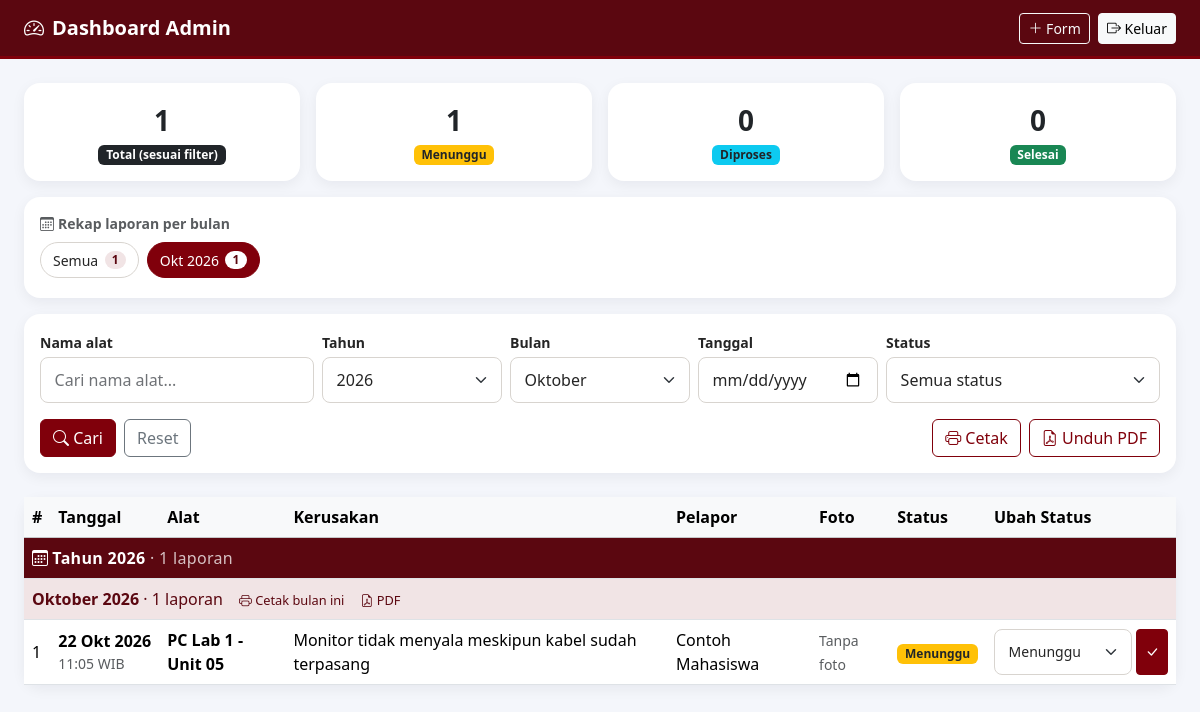
Page /admin.php?tahun=2026&bulan=10 (signed in) on the committed database.
### tables this page shows
CREATE TABLE IF NOT EXISTS `laporan` (
  `id` INT NOT NULL AUTO_INCREMENT,
  `nama_alat` VARCHAR(150) NOT NULL,
  `jenis_kerusakan` TEXT NOT NULL,
  `nama_pelapor` VARCHAR(100) NOT NULL,
  `tanggal_laporan` TIMESTAMP NOT NULL DEFAULT CURRENT_TIMESTAMP,
  `foto_bukti` VARCHAR(255) NULL DEFAULT NULL,
  `status` ENUM('Menunggu','Diproses','Selesai') NOT NULL DEFAULT 'Menunggu',
  `keterangan` TEXT NULL,
  PRIMARY KEY (`id`),
  KEY `idx_nama_alat` (`nama_alat`),
  KEY `idx_tanggal` (`tanggal_laporan`),
  KEY `idx_status` (`status`)
);

### helper_laporan.php (called while the page is built, shortened)
<?php
function filter_laporan($src) {
    $f = ['q' => trim((string)($src['q'] ?? '')), 'tahun' => 0, 'bulan' => 0, 'tanggal' => '', 'status' => ''];
    $t = filter_var($src['tahun'] ?? null, FILTER_VALIDATE_INT, ['options' => ['min_range' => 2000, 'max_range' => 2100]]);
    if ($t) { $f['tahun'] = $t; }
    $b = filter_var($src['bulan'] ?? null, FILTER_VALIDATE_INT, ['options' => ['min_range' => 1, 'max_range' => 12]]);
    if ($b) { $f['bulan'] = $b; }
    $tg = trim((string)($src['tanggal'] ?? ''));
    $s = trim((string)($src['status'] ?? ''));
    return $f;
}
function query_laporan($db, $f) {
    $where = []; $params = []; $types = '';
    if ($f['tahun']) {
        $where[] = 'YEAR(tanggal_laporan) = ?';
        $params[] = $f['tahun']; $types .= 'i';
    }
    if ($f['bulan']) {
        $where[] = 'MONTH(tanggal_laporan) = ?';
        $params[] = $f['bulan']; $types .= 'i';
    }
    $sql = 'SELECT id, nama_alat, jenis_kerusakan, nama_pelapor, tanggal_laporan, foto_bukti, status, keterangan FROM laporan'
         . ($where ? ' WHERE ' . implode(' AND ', $where) : '')
         . ' ORDER BY tanggal_laporan DESC, id DESC';
    $stmt = $db->prepare($sql);
    if ($params) { $stmt->bind_param($types, ...$params); }
    $stmt->execute();
    $rows = $stmt->get_result()->fetch_all(MYSQLI_ASSOC);
    return $rows;
}
function rekap_bulanan($db) {
    $out = [];
    $res = $db->query('SELECT YEAR(tanggal_laporan) AS y, MONTH(tanggal_laporan) AS m, COUNT(*) AS c
                       FROM laporan GROUP BY y, m ORDER BY y DESC, m DESC');
    while ($r = $res->fetch_assoc()) {
        $out[] = ['tahun' => (int)$r['y'], 'bulan' => (int)$r['m'], 'jumlah' => (int)$r['c']];
    }
    return $out;
}
function tanggal_id($ts, $singkat = false) {
    $b = NAMA_BULAN[(int)date('n', $ts)];
    if ($singkat) { $b = substr($b, 0, 3); }
    return date('j', $ts) . ' ' . $b . ' ' . date('Y', $ts);
}
function qs_filter($f) {
    return http_build_query(array_filter($f, function ($v) { return $v !== '' && $v !== 0; }));
}
function url_cetak($f, $aksi = '') {
    $qs = qs_filter($f);
    if ($aksi !== '') { $qs .= ($qs !== '' ? '&' : '') . 'aksi=' . $aksi; }
    return 'cetak.php' . ($qs !== '' ? '?' . $qs : '');
}
function hitung_status($rows) {
    $c = ['Menunggu' => 0, 'Diproses' => 0, 'Selesai' => 0];
    foreach ($rows as $r) { if (isset($c[$r['status']])) { $c[$r['status']]++; } }
    return $c;
}

### koneksi.php (called while the page is built, shortened)
<?php
function e($str) {
    return htmlspecialchars((string)$str, ENT_QUOTES, 'UTF-8');
}

### admin.php (the view, shortened to what this page needs)
<?php
require __DIR__ . '/koneksi.php';
require __DIR__ . '/helper_laporan.php';
?>
<?php
$f      = filter_laporan($_GET);
$rows   = query_laporan($koneksi, $f);
$rekap  = rekap_bulanan($koneksi);
$tahunTersedia = array_values(array_unique(array_column($rekap, 'tahun')));
$count  = hitung_status($rows);
$total  = count($rows);
$perTahun = []; $perBulan = [];
foreach ($rows as $r) {
    $ts = strtotime($r['tanggal_laporan']);
    $y = (int)date('Y', $ts);
    $ym = $y . '-' . (int)date('n', $ts);
    $perTahun[$y] = ($perTahun[$y] ?? 0) + 1;
    $perBulan[$ym] = ($perBulan[$ym] ?? 0) + 1;
}
$badge = ['Menunggu' => 'warning text-dark', 'Diproses' => 'info text-dark', 'Selesai' => 'success'];
$adaFilter = qs_filter($f) !== '';
?>
<!DOCTYPE html>
<html lang="id">
<head>
  <link href="https://cdn.jsdelivr.net/npm/bootstrap@5.3.3/dist/css/bootstrap.min.css" rel="stylesheet">
  <link href="assets/tema.css?v=<?= (int)@filemtime(__DIR__ . '/assets/tema.css') ?>" rel="stylesheet">
  <link href="https://cdn.jsdelivr.net/npm/bootstrap-icons@1.11.3/font/bootstrap-icons.min.css" rel="stylesheet">
</head>
<body>
<nav class="navbar navbar-dark" style="background:#5B0710;border-bottom:3px solid #80000B">
  <div class="container-fluid px-3 px-md-4">
    <span class="navbar-brand fw-semibold"><i class="bi bi-speedometer2 me-2"></i>Dashboard Admin</span>
    <div>
      <a href="index.php" class="btn btn-sm btn-outline-light me-1"><i class="bi bi-plus-lg"></i> Form</a>
      <a href="?logout=1" class="btn btn-sm btn-light"><i class="bi bi-box-arrow-right"></i> Keluar</a>
    </div>
  </div>
</nav>
<main class="container-fluid px-3 px-md-4 py-4">
  <div class="row g-3 mb-3">
    <div class="col-6 col-md-3"><div class="card stat"><div class="card-body py-3 text-center">
      <div class="fs-3 fw-bold"><?= $total ?></div><span class="badge bg-dark">Total<?= $adaFilter ? ' (sesuai filter)' : '' ?></span>
    </div></div></div>
    <?php foreach ($count as $s => $n): ?>
      <div class="col-6 col-md-3"><div class="card stat"><div class="card-body py-3 text-center">
        <div class="fs-3 fw-bold"><?= $n ?></div><span class="badge bg-<?= $badge[$s] ?>"><?= e($s) ?></span>
      </div></div></div>
    <?php endforeach; ?>
  </div>
  <div class="card stat mb-3"><div class="card-body py-3">
    <div class="small text-muted fw-semibold mb-2"><i class="bi bi-calendar3 me-1"></i>Rekap laporan per bulan</div>
    <?php if (!$rekap): ?>
      <div class="text-muted small">Belum ada laporan masuk.</div>
    <?php else: ?>
      <div class="d-flex gap-2 overflow-auto pb-1">
        <a class="chip <?= !$f['tahun'] && !$f['bulan'] ? 'aktif' : '' ?>" href="admin.php">Semua <span class="n"><?= array_sum(array_column($rekap, 'jumlah')) ?></span></a>
        <?php foreach ($rekap as $rk): ?>
          <a class="chip <?= ($f['tahun'] === $rk['tahun'] && $f['bulan'] === $rk['bulan']) ? 'aktif' : '' ?>"
             href="admin.php?tahun=<?= $rk['tahun'] ?>&amp;bulan=<?= $rk['bulan'] ?>"><?= e(substr(NAMA_BULAN[$rk['bulan']], 0, 3)) ?> <?= $rk['tahun'] ?> <span class="n"><?= $rk['jumlah'] ?></span></a>
        <?php endforeach; ?>
      </div>
    <?php endif; ?>
  </div></div>
  <div class="card stat mb-4"><div class="card-body">
    <form class="row g-2 align-items-end" method="get">
      <div class="col-12 col-md-3">
        <label class="form-label small mb-1" for="f-q">Nama alat</label>
        <input type="search" id="f-q" name="q" class="form-control" placeholder="Cari nama alat..." value="<?= e($f['q']) ?>">
      </div>
      <div class="col-6 col-md-2">
        <label class="form-label small mb-1" for="f-tahun">Tahun</label>
        <select id="f-tahun" name="tahun" class="form-select">
          <?php foreach ($tahunTersedia as $th): ?><option value="<?= $th ?>" <?= $f['tahun'] === $th ? 'selected' : '' ?>><?= $th ?></option><?php endforeach; ?>
        </select>
      </div>
      <div class="col-6 col-md-2">
        <label class="form-label small mb-1" for="f-bulan">Bulan</label>
        <select id="f-bulan" name="bulan" class="form-select">
          <?php foreach (NAMA_BULAN as $no => $nm): ?><option value="<?= $no ?>" <?= $f['bulan'] === $no ? 'selected' : '' ?>><?= e($nm) ?></option><?php endforeach; ?>
        </select>
      </div>
      <div class="col-6 col-md-2">
        <label class="form-label small mb-1" for="f-tanggal">Tanggal</label>
        <input type="date" id="f-tanggal" name="tanggal" class="form-control" value="<?= e($f['tanggal']) ?>">
      </div>
      <div class="col-6 col-md-3">
        <label class="form-label small mb-1" for="f-status">Status</label>
        <select id="f-status" name="status" class="form-select">
          <option value="">Semua status</option>
        </select>
      </div>
      <div class="col-12 d-flex flex-wrap gap-2 justify-content-between pt-2">
        <div class="d-flex gap-2">
          <button class="btn btn-primary"><i class="bi bi-search"></i> Cari</button>
          <a href="admin.php" class="btn btn-outline-secondary">Reset</a>
        </div>
        <div class="d-flex gap-2">
          <a href="<?= e(url_cetak($f, 'cetak')) ?>" target="_blank" rel="noopener" class="btn btn-outline-primary"><i class="bi bi-printer"></i> Cetak</a>
          <a href="<?= e(url_cetak($f, 'pdf')) ?>" target="_blank" rel="noopener" class="btn btn-outline-primary"><i class="bi bi-file-earmark-pdf"></i> Unduh PDF</a>
        </div>
      </div>
    </form>
  </div></div>
  <div class="card stat"><div class="table-responsive">
    <table class="table table-hover align-middle mb-0">
      <thead class="table-light">
        <tr><th>#</th><th>Tanggal</th><th>Alat</th><th>Kerusakan</th><th>Pelapor</th><th>Foto</th><th>Status</th><th style="min-width:190px">Ubah Status</th></tr>
      </thead>
      <tbody>
      <?php
      $prevY = null; $prevYM = null;
      foreach ($rows as $r):
          $ts = strtotime($r['tanggal_laporan']);
          $y = (int)date('Y', $ts); $m = (int)date('n', $ts); $ym = $y . '-' . $m;
          if ($y !== $prevY): ?>
        <tr class="baris-tahun"><td colspan="8"><i class="bi bi-calendar3 me-1"></i>Tahun <?= $y ?> <span class="fw-normal opacity-75">&middot; <?= $perTahun[$y] ?> laporan</span></td></tr>
      <?php endif;
          if ($ym !== $prevYM): ?>
        <tr class="baris-bulan"><td colspan="8">
          <?= e(NAMA_BULAN[$m]) ?> <?= $y ?> <span class="fw-normal">&middot; <?= $perBulan[$ym] ?> laporan</span>
          <a href="<?= e(url_cetak(['tahun' => $y, 'bulan' => $m], 'cetak')) ?>" target="_blank" rel="noopener"><i class="bi bi-printer"></i> Cetak bulan ini</a>
          <a href="<?= e(url_cetak(['tahun' => $y, 'bulan' => $m], 'pdf')) ?>" target="_blank" rel="noopener"><i class="bi bi-file-earmark-pdf"></i> PDF</a>
        </td></tr>
      <?php endif;
          $prevY = $y; $prevYM = $ym; ?>
        <tr>
          <td><?= (int)$r['id'] ?></td>
          <td class="text-nowrap">
            <div class="fw-semibold"><?= e(tanggal_id($ts, true)) ?></div>
            <div class="small text-muted"><?= e(date('H:i', $ts)) ?> WIB</div>
          </td>
          <td class="fw-semibold"><?= e($r['nama_alat']) ?></td>
          <td style="min-width:220px">
            <?= nl2br(e($r['jenis_kerusakan'])) ?>
          </td>
          <td><?= e($r['nama_pelapor']) ?></td>
          <td>
            <?php if (!empty($r['foto_bukti'])): ?>
            <img src="uploads/<?= e($r['foto_bukti']) ?>" class="thumb" alt="Bukti" loading="lazy"
                 data-bs-toggle="modal" data-bs-target="#fotoModal" data-src="uploads/<?= e($r['foto_bukti']) ?>"
                 onerror="this.style.visibility='hidden'">
            <?php else: ?>
            <span class="text-muted small">Tanpa foto</span>
            <?php endif; ?>
          </td>
          <td><span class="badge bg-<?= $badge[$r['status']] ?>"><?= e($r['status']) ?></span></td>
          <td>
            <form method="post" action="update_status.php" class="d-flex gap-1">
              <select name="status" class="form-select form-select-sm">
                <?php foreach (array_keys($badge) as $s): ?><option <?= $r['status'] === $s ? 'selected' : '' ?>><?= e($s) ?></option><?php endforeach; ?>
              </select>
              <button class="btn btn-sm btn-primary" title="Simpan"><i class="bi bi-check-lg"></i></button>
            </form>
          </td>
        </tr>
      <?php endforeach; ?>
      </tbody>
    </table>
  </div></div>
</main>
</body>
</html>

### tema.css (style rules this page uses)
:root { --maroon: #80000B; --maroon-dark: #5B0710; --maroon-ring: rgba(128, 0, 11, .28); --warm-white: #F8F7F5; --text: #252525; --text-muted: #5C5F63; --border: #D8D4CF; --danger: #B42318; }
.form-label { font-weight: 600; color: var(--text); margin-bottom: .35rem; }
.form-control, .form-select { min-height: 46px; padding: .6rem .85rem; color: var(--text); background-color: #fff; border: 1px solid var(--border); border-radius: .5rem; scroll-margin-block: 5rem; }
.form-control::placeholder { color: #6F7276; opacity: 1; }
.btn-primary { --bs-btn-color: #fff; --bs-btn-bg: #80000B; --bs-btn-border-color: #80000B; --bs-btn-hover-color: #fff; --bs-btn-hover-bg: #5B0710; --bs-btn-hover-border-color: #5B0710; --bs-btn-active-color: #fff; --bs-btn-active-bg: #4a0710; --bs-btn-active-border-color: #4a0710; --bs-btn-disabled-color: #fff; --bs-btn-disabled-bg: #80000B; --bs-btn-disabled-border-color: #80000B; --bs-btn-focus-shadow-rgb: 128, 0, 11; }
.btn-outline-primary { --bs-btn-color: #80000B; --bs-btn-border-color: #80000B; --bs-btn-hover-color: #fff; --bs-btn-hover-bg: #80000B; --bs-btn-hover-border-color: #80000B; --bs-btn-active-color: #fff; --bs-btn-active-bg: #5B0710; --bs-btn-active-border-color: #5B0710; --bs-btn-focus-shadow-rgb: 128, 0, 11; }

### admin.php (style rules this page uses)
body { background:#f4f6fb; }
.stat { border:0; border-radius:1rem; box-shadow:0 4px 14px rgba(15,23,42,.06); }
.chip { display:inline-flex; align-items:center; gap:.4rem; flex:none; padding:.4rem .75rem; border:1px solid #D8D4CF; border-radius:2rem; background:#fff; color:#252525; text-decoration:none; font-size:.875rem; white-space:nowrap; }
.chip.aktif { background:#80000B; border-color:#80000B; color:#fff; }
.chip .n { background:#F1E4E5; color:#5B0710; border-radius:1rem; padding:0 .45rem; font-size:.75rem; font-weight:600; }
.chip.aktif .n { background:#fff; }
.baris-tahun td { background:#5B0710; color:#fff; font-weight:700; letter-spacing:.02em; }
.baris-bulan td { background:#F1E4E5; color:#5B0710; font-weight:600; }
.baris-bulan a { color:#5B0710; font-weight:500; font-size:.8rem; text-decoration:none; margin-left:.75rem; }

### rows in the picture
laporan: status "1", status "0", tanggal_laporan "2026", tanggal_laporan "1", tanggal_laporan "Oktober", id "1", tanggal_laporan "22 Okt 2026", tanggal_laporan "11:05", nama_alat "PC Lab 1 - Unit 05", jenis_kerusakan "Monitor tidak menyala meskipun kabel sudah terpasang", nama_pelapor "Contoh Mahasiswa", shows "Tanpa foto", status "Menunggu"

### other values in the picture
$total "1"
$s "Menunggu"
$s "Diproses"
$s "Selesai"
array_sum(array_column($rekap, 'jumlah')) "1"
substr(NAMA_BULAN[$rk['bulan']], 0, 3) "Okt"
$rk['tahun'] "2026"
$rk['jumlah'] "1"
form field tahun "2026"
form field bulan "Oktober"
form field status "Menunggu"
